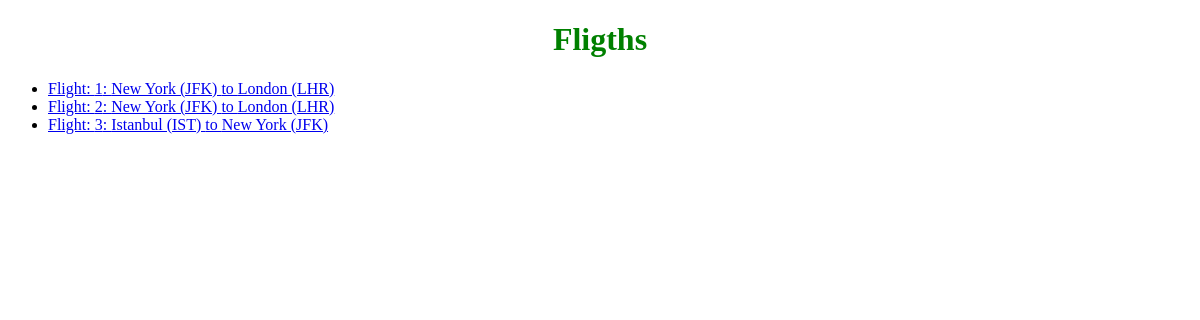
The app's page /blog/flights with its own data.
### blog/models.py (models this page shows, shortened)
class Flight(models.Model):
    origin = models.ForeignKey(Airport, on_delete=models.CASCADE, related_name="departures")
    destination = models.ForeignKey(Airport, on_delete=models.CASCADE, related_name="arrivals")
    duration = models.IntegerField()

class Airport(models.Model):
    code = models.CharField(max_length=3)
    city = models.CharField(max_length=64)
    def __str__(self):
        return f"{self.city} ({self.code}) "

### blog/views.py (the view)
# urls.py: path("flights", views.flights, name="flights"),
def flights(request):
    return render(request, "blog/flights.html", {
        "flights": Flight.objects.all()
        })

### blog/templates/blog/flights.html
{% extends "blog/layout.html" %}
{% block content %}
<h1>Fligths</h1>
<ul>
    {% for flight in flights %}
        <li>
            <a href="{% url 'blog:flight' flight.id %} ">Flight: {{ flight.id }}: {{ flight.origin }} to {{ flight.destination }}  </a>
        </li>
    {% endfor %}
</ul>
{% endblock content %}

### blog/static/blog/styles.css (style rules this page uses)
h1 { color:green; text-align: center; }

### records on screen
Flight: id "1", origin "New York (JFK)", destination "London (LHR)"
Flight: id "2", origin "New York (JFK)", destination "London (LHR)"
Flight: id "3", origin "Istanbul (IST)", destination "New York (JFK)"
